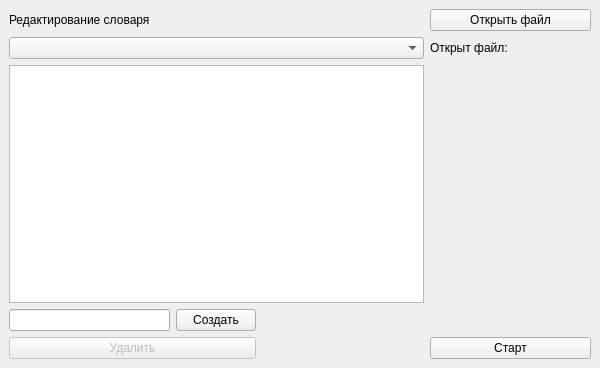
<?xml version="1.0" encoding="UTF-8"?>
<ui version="4.0">
 <class>ClassificatorDockWidgetBase</class>
 <widget class="QDockWidget" name="ClassificatorDockWidgetBase">
  <property name="geometry">
   <rect>
    <x>0</x>
    <y>0</y>
    <width>600</width>
    <height>368</height>
   </rect>
  </property>
  <property name="windowTitle">
   <string>Classifer Plagin</string>
  </property>
  <widget class="QWidget" name="dockWidgetContents">
   <layout class="QGridLayout" name="gridLayout">
    <item row="7" column="3">
     <spacer name="horizontalSpacer">
      <property name="orientation">
       <enum>Qt::Horizontal</enum>
      </property>
      <property name="sizeHint" stdset="0">
       <size>
        <width>40</width>
        <height>20</height>
       </size>
      </property>
     </spacer>
    </item>
    <item row="7" column="0">
     <widget class="QLineEdit" name="lineEdit"/>
    </item>
    <item row="0" column="0">
     <widget class="QLabel" name="label">
      <property name="text">
       <string>Редактирование словаря</string>
      </property>
     </widget>
    </item>
    <item row="9" column="3">
     <widget class="QPushButton" name="pushButton_4">
      <property name="enabled">
       <bool>true</bool>
      </property>
      <property name="text">
       <string>Старт</string>
      </property>
     </widget>
    </item>
    <item row="0" column="3">
     <widget class="QPushButton" name="pushButton">
      <property name="text">
       <string>Открыть файл</string>
      </property>
     </widget>
    </item>
    <item row="9" column="2">
     <spacer name="horizontalSpacer_2">
      <property name="orientation">
       <enum>Qt::Horizontal</enum>
      </property>
      <property name="sizeHint" stdset="0">
       <size>
        <width>40</width>
        <height>20</height>
       </size>
      </property>
     </spacer>
    </item>
    <item row="9" column="0" colspan="2">
     <widget class="QPushButton" name="pushButton_3">
      <property name="enabled">
       <bool>false</bool>
      </property>
      <property name="text">
       <string>Удалить</string>
      </property>
     </widget>
    </item>
    <item row="2" column="3">
     <widget class="QLabel" name="label_3">
      <property name="text">
       <string/>
      </property>
     </widget>
    </item>
    <item row="7" column="1">
     <widget class="QPushButton" name="pushButton_2">
      <property name="text">
       <string>Создать</string>
      </property>
     </widget>
    </item>
    <item row="1" column="0" colspan="3">
     <widget class="QComboBox" name="comboBox"/>
    </item>
    <item row="1" column="3">
     <widget class="QLabel" name="label_2">
      <property name="text">
       <string>Открыт файл:</string>
      </property>
     </widget>
    </item>
    <item row="2" column="0" colspan="3">
     <widget class="QListWidget" name="listWidget"/>
    </item>
   </layout>
  </widget>
 </widget>
 <resources/>
 <connections/>
</ui>
